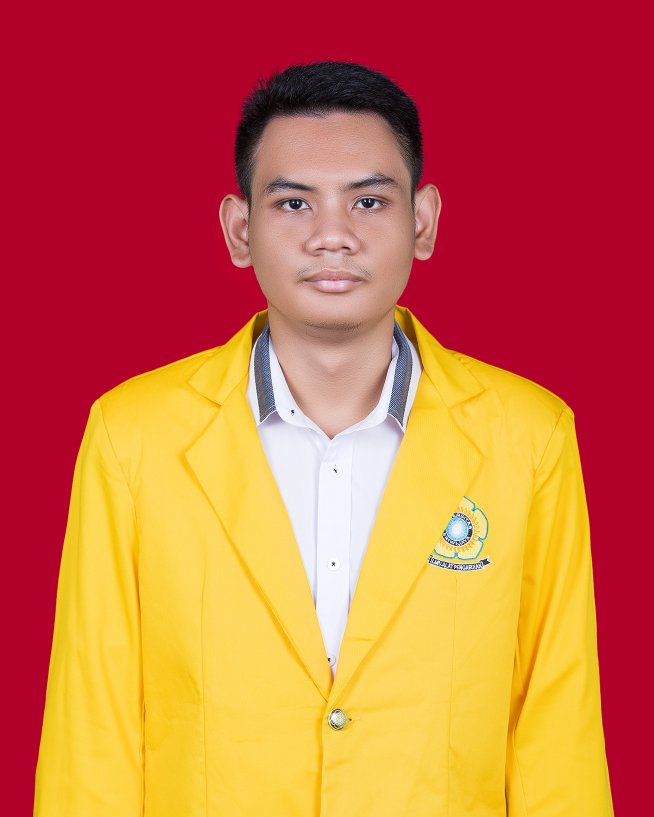
#> input picture tugas_pengpol/pengolahan_citra/kilat_8ok.jpg, 1307 x 1633 px (shown at 1/2 size)
$ python walsh_hadamard.py
#> lines starting #> are read from the running program, lines starting #| are printed output that depends on the picture
import cv2
import numpy as np
from matplotlib import pyplot as plt
from scipy.linalg import hadamard

# Baca citra
img = cv2.imread('../kilat_8ok.jpg')
#> img is the input picture: shape (1633, 1307, 3); mean B, G, R 67.7, 105.5, 206.1

img_array = np.array(img)

plt.figure(figsize=(12, 6))

img_gray = cv2.cvtColor(img, cv2.COLOR_BGR2GRAY)
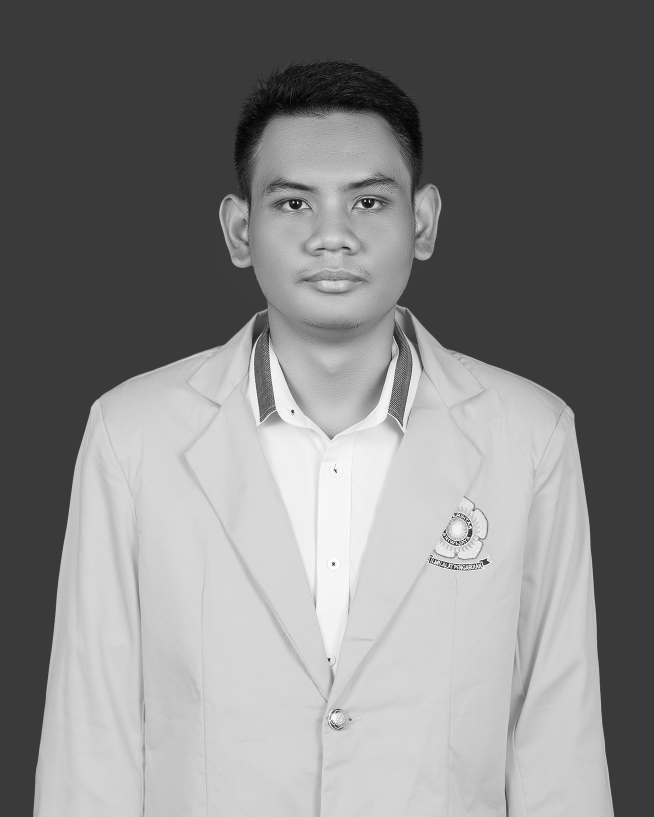
#> img_gray: shape (1633, 1307) (shown at 1/2 size); min 0, max 255, mean 131.4

img_resized = cv2.resize(img_gray, (128, 128))
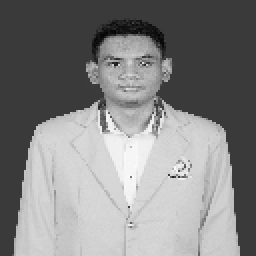
#> img_resized: shape (128, 128) (shown 2 times larger); min 4, max 254, mean 131.3
H = hadamard(128)
wht_img = np.dot(np.dot(H, img_resized), H)
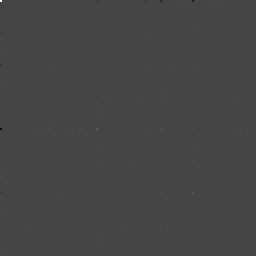
#> wht_img: shape (128, 128) int64 (shown 2 times larger); min -806354, max 2151022, mean 58; drawn with min black and max white
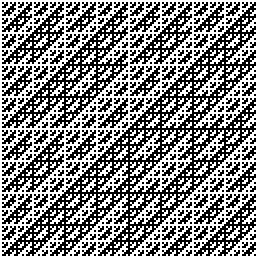
#> H: shape (128, 128) int64 (shown 2 times larger); values -1 (black) and 1 (white), 50.4% white; black in thin lines or dots

# Walsh Hadamard Image
plt.subplot(1, 2, 2)
plt.imshow(wht_img, cmap='gray')
plt.title('Walsh Hadamard Image')
plt.axis('off')

# Original Image
plt.subplot(1, 2, 1)
plt.imshow(img_gray, cmap='gray')
plt.title('Original Image')
plt.axis('off')

plt.show()
